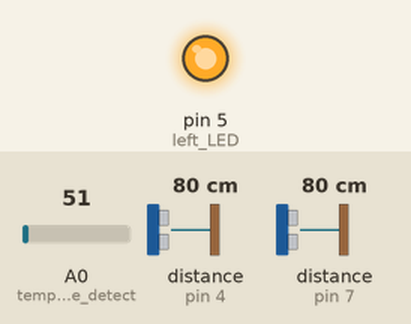
A sketch run on a simulated Arduino Uno, built with avr-gcc and run on an emulated ATmega328P. Shown: output pins drawn as LEDs (lit = HIGH). Wiring (inferred from the names in the program): 2 × ultrasonic range finder: trigger pin 3, echo pin 4 / trigger pin 6, echo pin 7. Inputs (shaded band) come from the test bench; at power-on: A0 (temperature_detect) = 51, distance to the obstacle (sensors on pin 4, pin 7) 80 cm. The echo pulse lasts 58.3 µs per cm; pins used as bus, display or sensor lines are not drawn; what the sketch prints to the serial monitor is not drawn.

Above: at 5.0 s.
5.1 s: A0 (temperature_detect) set to 88
6.6 s: A0 (temperature_detect) set to 93
Timing chart, 0 to 9.6 s (numbered marks = the images above; inputs shaded):
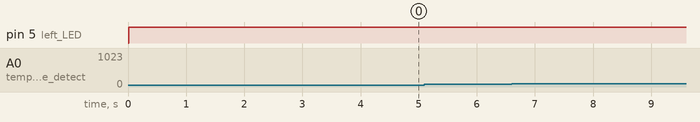

Measured:
- after the input at 5.1 s, every drawn part: stays the same
- after the input at 6.6 s, every drawn part: stays the same

The sketch:

UNO_part_temp_and_left_distance.ino
```cpp
int temperature_detection;
int real_temperature;
const byte temperature_detect = A0;
int left_LED = 5;

const byte  trigPinR = 6;
const byte  echoPinR = 7;
unsigned long distance_left_front;

const byte  trigPinL = 3;
const byte  echoPinL = 4;
unsigned long distance_left_back;

void setup() {
  Serial.begin(9600);
  pinMode(temperature_detect, INPUT);

  pinMode(trigPinR, OUTPUT);
  pinMode(echoPinR , INPUT);
  pinMode(trigPinL, OUTPUT);
  pinMode(echoPinL , INPUT);

  pinMode(left_LED, OUTPUT);
}

void loop() {

  temperature_detection = analogRead(temperature_detect);

  real_temperature = (double) temperature_detection * (5 / 10.24);//換算後的溫度

  distance_left_front  = pingR();
  distance_left_back  = pingL();
  Serial.println(real_temperature);

  if (45 < real_temperature && real_temperature < 75 ) //溫度感測，溫度偏高
  {
    Serial.write('A');
  }
  if (75 < real_temperature && real_temperature < 100) //溫度感測，溫度偏高
  {
    Serial.write('B');
  }

  if (distance_left_front > 250 && distance_left_front < 440 ) //距離感測，距離偏近(右前)  腳位6、7
  {
    Serial.write('C');
    Serial.write('F');
  }
  if (distance_left_front > 2 && distance_left_front < 250) //距離感測，距離很近(右前)  腳位6、7
  {
    Serial.write('D');
    Serial.write('F');
    digitalWrite(left_LED, HIGH);
  }
  if (distance_left_back > 250 && distance_left_back < 440 ) //距離感測，距離偏近(右後)  腳位3、4
  {
    Serial.write('C');
    Serial.write('F');
  }
  if (distance_left_back > 2 && distance_left_back < 250) //距離感測，距離很近(右後)  腳位3、4
  {
    Serial.write('D');
    Serial.write('F');
    digitalWrite(left_LED, HIGH);
  }
  if (distance_left_back > 250 && distance_left_back < 440 && distance_left_front > 250 && distance_left_front < 440)
  {
    digitalWrite(left_LED, LOW);
  }

  if (45 > real_temperature)
  {
    Serial.write('X');
  }
  if (distance_left_front > 440 && distance_left_back > 440)
  {
    Serial.write('Y');
    digitalWrite(left_LED, LOW);
  }

}

int pingR() {
  digitalWrite(trigPinR, HIGH); //觸發腳位設定為高電位
  delayMicroseconds(10);   //持續5微秒
  digitalWrite(trigPinR, LOW);
  return  ( pulseIn(echoPinR, HIGH) / 58); // 換算成 cm 並傳回
}
int pingL() {
  digitalWrite(trigPinL, HIGH); //觸發腳位設定為高電位
  delayMicroseconds(10);   //持續5微秒
  digitalWrite(trigPinL, LOW);
  return  ( pulseIn(echoPinL, HIGH) / 58); // 換算成 cm 並傳回
}
```
